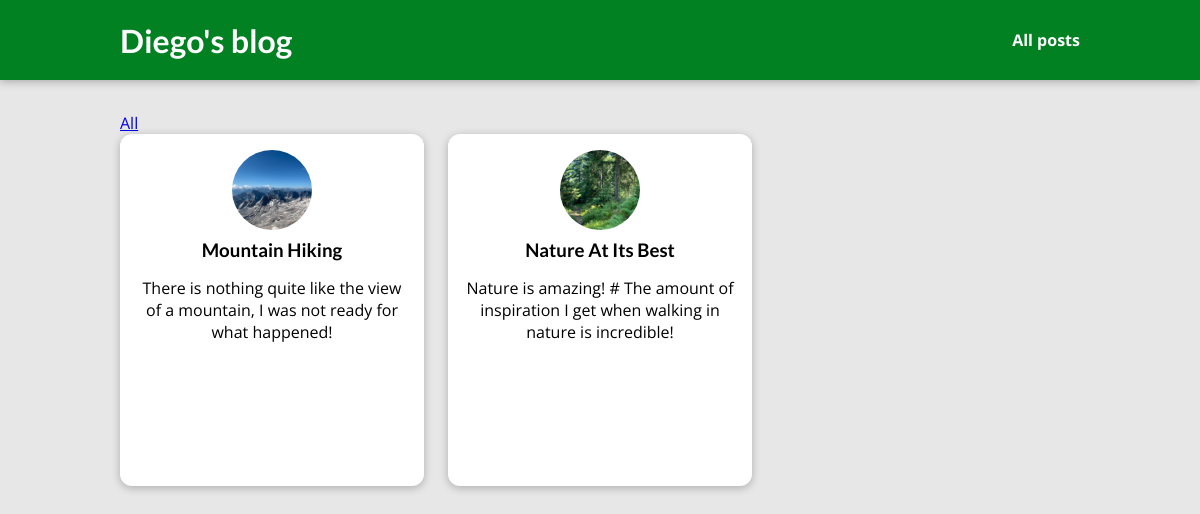
/posts/tags/Hot, run on the app's committed database.
### blog/models.py (models this page shows, shortened)
class Post(models.Model):
    title = models.CharField(max_length=150)
    slug = models.SlugField(unique=True, db_index=True)
    image = models.ImageField(upload_to="images", null=True)
    author = models.ForeignKey("Author", on_delete=models.CASCADE)
    date = models.DateField(auto_now=True)
    excerpt = models.CharField(max_length=180)
    content = models.TextField(validators=[MinLengthValidator(10)])
    tag = models.ManyToManyField("Tag", related_query_name="tags")

### blog/views.py (the view)
# urls.py: path("posts/tags/<str:caption>", views.TagsListView.as_view(), name="tags")
class TagsListView(ListView):
    model = Post
    template_name = "blog/tags.html"
    context_object_name = "posts"
    def get_queryset(self):
        base_queryset = super().get_queryset()
        tag = Tag.objects.get(caption=self.kwargs["caption"])
        filtered_tags = base_queryset.filter(tag=tag)
        return filtered_tags

### blog/templates/blog/tags.html (shortened to what this page needs)
{% extends "base.html" %}
{% load static %}
{% block css_files %}
    <link rel="stylesheet" href="{% static 'blog/all-posts.css' %}">
    <link rel="stylesheet" href="{% static 'blog/includes/post.css' %}">
{% endblock css_files %}
{% block content %}
<section id="all-posts">
    <nav>
        <a href="{% url 'blog-posts' %}">All</a>
    </nav>
    <ul>
        {% for  post in posts %}
            {% include 'blog/includes/post.html' %}
        {% endfor %}
    </ul>
</section>
{% endblock content %}

### blog/templates/blog/includes/post.html
<li>
    <article class="post">
        <a href="{% url 'blog-post-details' post.slug %}">
            <img src="{{ post.image.url }}" alt="{{post.title}}">
            <div class="post__content">
                <h3>{{ post.title }}</h3>
                <p> {{ post.excerpt }} </p>
            </div>
        </a>
    </article>
</li>

### static/app.css (style rules this page uses)
* { box-sizing: border-box; }
html { font-family: 'Open Sans', 'Lato', sans-serif; }
body { margin: 0; }
h1, h2, h3 { font-family: 'Lato', sans-serif; font-weight: bold; }

### blog/static/blog/all-posts.css (style rules this page uses)
body { background-color: #e7e7e7; }
#all-posts { margin: 7rem auto; width: 90%; max-width: 60rem; }
ul { list-style: none; margin: 0; padding: 0; display: grid; grid-template-columns: repeat(auto-fill, minmax(17rem, 1fr)); gap: 1.5rem; }
.post img { width: 7rem; height: 7rem; }
.post a { height: 22rem; transform-origin: center; box-shadow: 0 2px 8px rgba(0, 0, 0, 0.25); border-radius: 12px; background-color: white; }

### blog/static/blog/includes/post.css (style rules this page uses)
.post { display: flex; flex-direction: column; align-items: center; text-align: center; }
.post a { text-decoration: none; color: black; transition: all 0.2s ease; padding: 1rem; }
.post img { width: 5rem; height: 5rem; object-fit: cover; border-radius: 50%; }
.post h3 { margin: 0.25rem 0; }

### data on the page
Post: image (picture), title "Mountain Hiking", excerpt "There is nothing quite like the view of a mountain, I was not ready for what happened!"
Post: image (picture), title "Nature At Its Best", excerpt "Nature is amazing! # The amount of inspiration I get when walking in nature is incredible!"
